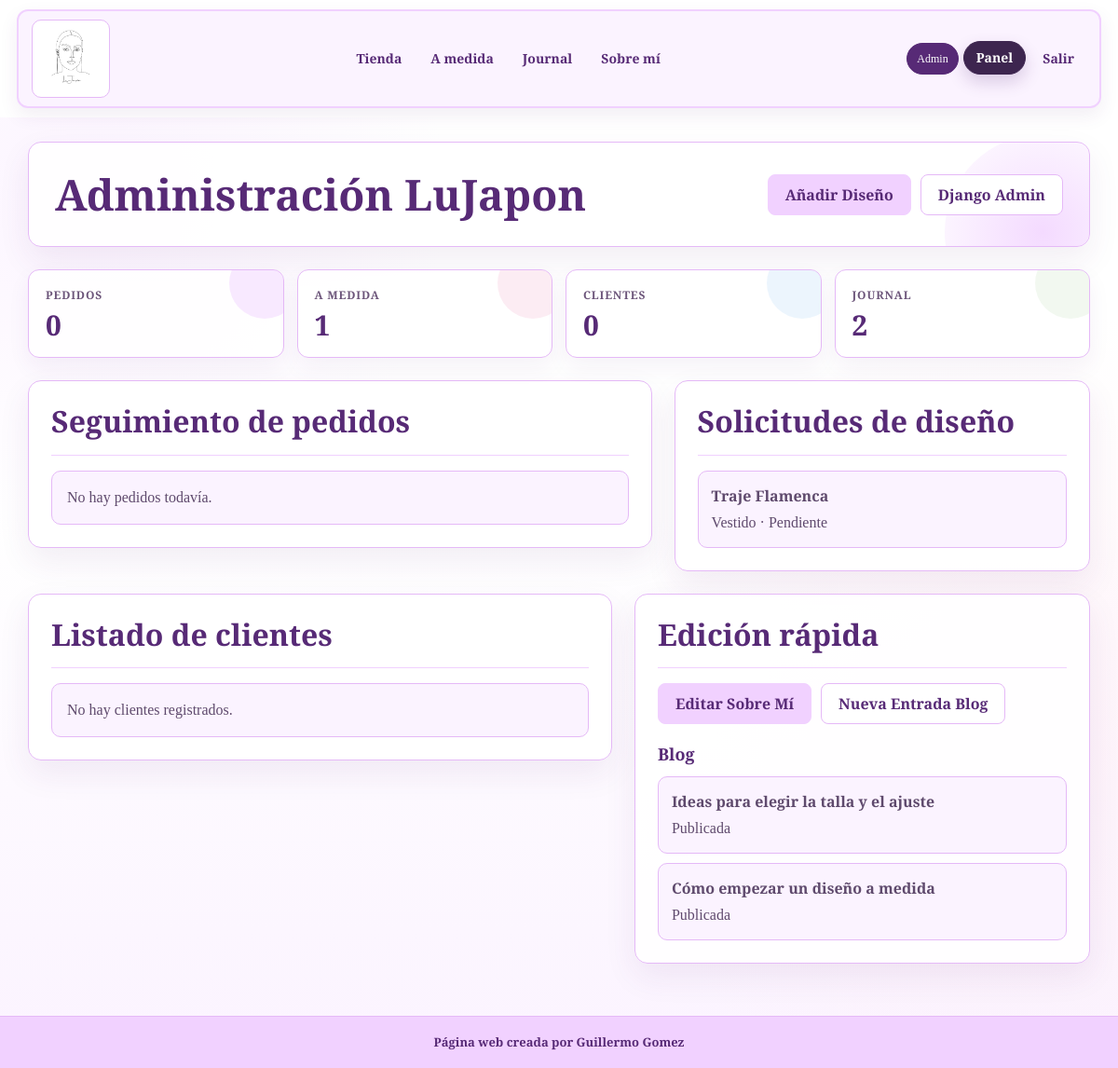
The page /dashboard/ (signed in) on the database its author committed.
### apps/sitio/models.py (models this page shows, shortened)
class Peticion(models.Model):
    ESTADOS = [
        ('pendiente', 'Pendiente'),
        ('respondida', 'Respondida'),
        ('cerrada', 'Cerrada'),
    ]
    TIPOS_PRENDA = [
        ('vestido', 'Vestido'),
        ('traje', 'Traje'),
        ('camiseta', 'Camiseta'),
        ('conjunto', 'Conjunto'),
        ('otro', 'Otro'),
    ]
    usuario = models.ForeignKey(settings.AUTH_USER_MODEL, verbose_name='usuario registrado', related_name='peticiones', on_delete=models.SET_NULL, null=True, blank=True)
    nombre_cliente = models.CharField('nombre del cliente', max_length=100, blank=True)
    telefono = models.CharField('teléfono', max_length=20, blank=True)
    asunto = models.TextField('idea principal', max_length=60)
    email = models.EmailField('correo electrónico')
    tipo_prenda = models.CharField('tipo de prenda', max_length=30, choices=TIPOS_PRENDA, default='vestido')
    talla_aproximada = models.CharField('talla aproximada', max_length=30, blank=True)
    presupuesto = models.DecimalField('presupuesto orientativo', max_digits=8, decimal_places=2, null=True, blank=True)
    fecha_evento = models.DateField('fecha del evento', null=True, blank=True)
    peticion = models.TextField('detalles del diseño', max_length=500)
    estado = models.CharField('estado', max_length=20, choices=ESTADOS, default='pendiente')
    fecha_creacion = models.DateTimeField('fecha de creación', default=timezone.now)
    class Meta:
        ordering = ['-fecha_creacion']
        verbose_name = 'solicitud a medida'
        verbose_name_plural = 'solicitudes a medida'

class EntradaBlog(models.Model):
    titulo = models.CharField('título', max_length=120)
    slug = models.SlugField('slug', max_length=140, unique=True, blank=True)
    entradilla = models.TextField('entradilla', max_length=300, blank=True)
    contenido = models.TextField('contenido', max_length=4000)
    imagen = models.ImageField('imagen', upload_to='blog/', blank=True, null=True)
    publicado = models.BooleanField('publicado', default=True)
    fecha_publicacion = models.DateTimeField('fecha de publicación', default=timezone.now)
    actualizado = models.DateTimeField('última actualización', auto_now=True)
    class Meta:
        ordering = ['-fecha_publicacion']
        verbose_name = 'Entrada de blog'
        verbose_name_plural = 'Entradas de blog'

### apps/panel/views.py (the view)
# urls.py: path('dashboard/', views.dashboard, name='dashboard'),
@staff_required
def dashboard(request):
    peticiones = Peticion.objects.select_related('usuario').order_by('-fecha_creacion')
    usuarios = User.objects.filter(is_staff=False).order_by('username')
    administradores = User.objects.filter(is_staff=True).order_by('username')
    pedidos = (
        Pedido.objects.select_related('usuario')
        .prefetch_related('lineas')
        .order_by('-fecha_creacion')
    )
    contenido_sobre_mi = SobreMiContenido.objects.order_by('-actualizado').first()
    try:
        entradas_blog = EntradaBlog.objects.all()[:5]
    except (OperationalError, ProgrammingError):
        entradas_blog = []
    return render(request, 'panel/dashboard.html', {
        'peticiones': peticiones,
        'usuarios': usuarios,
        'administradores': administradores,
        'pedidos': pedidos,
        'estados_pedido': Pedido.ESTADOS,
        'contenido_sobre_mi': contenido_sobre_mi,
        'entradas_blog': entradas_blog,
    })

### apps/panel/templates/panel/dashboard.html
{% extends "base.html" %}
{% load static %}
{% block contenido %}
<div class="container dashboard-page">
  <section class="dashboard-hero">
    <div>
      <h1 class="contenido">Administración LuJapon</h1>
    </div>
    <div class="dashboard-actions">
      <a href="{% url "crear" %}" class="contenido lu-btn lu-btn-primary">Añadir Diseño</a>
      <a href="/admin/" class="contenido lu-btn lu-btn-ghost">Django Admin</a>
    </div>
  </section>
  <section class="dashboard-stats" aria-label="Resumen de actividad">
    <article class="dashboard-stat stat-orders">
      <span>Pedidos</span>
      <strong>{{ pedidos|length }}</strong>
    </article>
    <article class="dashboard-stat stat-custom">
      <span>A medida</span>
      <strong>{{ peticiones|length }}</strong>
    </article>
    <article class="dashboard-stat stat-clients">
      <span>Clientes</span>
      <strong>{{ usuarios|length }}</strong>
    </article>
    <article class="dashboard-stat stat-content">
      <span>Journal</span>
      <strong>{{ entradas_blog|length }}</strong>
    </article>
  </section>
  <section class="dashboard-grid dashboard-grid-main">
    <article class="dashboard-panel">
      <div class="dashboard-panel-head">
        <div>
          <h2 class="contenido">Seguimiento de pedidos</h2>
        </div>
      </div>
      {% if pedidos %}
        <div class="dashboard-list">
          {% for pedido in pedidos %}
            <div class="dashboard-row pedido-row">
              <div>
                <a href="{% url 'pedido_detalle' pedido.pk %}" class="contenido dashboard-row-title">Pedido #{{ pedido.pk }} · {{ pedido.nombre_cliente }}</a>
                <p>{{ pedido.total }} € · {{ pedido.fecha_creacion|date:"d/m/Y" }} · Pago {{ pedido.get_estado_pago_display }}</p>
                <p class="dashboard-muted">
                  {% for linea in pedido.lineas.all %}
                    {{ linea.nombre_producto }}{% if not forloop.last %}, {% endif %}
                  {% endfor %}
                </p>
              </div>
              <form method="post" action="{% url 'actualizar_estado_pedido' pedido.pk %}" class="estado-form">
                {% csrf_token %}
                <select name="estado" class="form-control form-control-lg">
                  {% for valor, etiqueta in estados_pedido %}
                    <option value="{{ valor }}" {% if pedido.estado == valor %}selected{% endif %}>{{ etiqueta }}</option>
                  {% endfor %}
                </select>
                <button type="submit" class="contenido lu-btn lu-btn-small">Guardar</button>
              </form>
            </div>
          {% endfor %}
        </div>
      {% else %}
        <p class="dashboard-empty">No hay pedidos todavía.</p>
      {% endif %}
    </article>
    <article class="dashboard-panel">
      <div class="dashboard-panel-head">
        <div>
          <h2 class="contenido">Solicitudes de diseño</h2>
        </div>
      </div>
      {% if peticiones %}
        <div class="dashboard-list compact-list">
          {% for p in peticiones %}
            <a href="{% url 'peticionesDetalles' p.id %}" class="dashboard-row dashboard-link-row">
              <span class="contenido dashboard-row-title">{{ p.asunto }}</span>
              <span>{{ p.get_tipo_prenda_display }} · {{ p.get_estado_display }}</span>
            </a>
          {% endfor %}
        </div>
      {% else %}
        <p class="dashboard-empty">No hay solicitudes pendientes.</p>
      {% endif %}
    </article>
  </section>
  <section class="dashboard-grid">
    <article class="dashboard-panel">
      <div class="dashboard-panel-head">
        <div>
          <h2 class="contenido">Listado de clientes</h2>
        </div>
      </div>
      {% if usuarios %}
        <div class="dashboard-list compact-list">
          {% for u in usuarios %}
            <div class="dashboard-row">
              <span class="contenido dashboard-row-title">{{ u.username }}</span>
              <span>{% if u.email %}{{ u.email }}{% else %}Sin email registrado{% endif %}</span>
            </div>
          {% endfor %}
        </div>
      {% else %}
        <p class="dashboard-empty">No hay clientes registrados.</p>
      {% endif %}
    </article>
    <article class="dashboard-panel">
      <div class="dashboard-panel-head">
        <div>
          <h2 class="contenido">Edición rápida</h2>
        </div>
      </div>
      <div class="dashboard-content-actions">
        {% if contenido_sobre_mi %}
          <a href="/admin/base/sobremicontenido/{{ contenido_sobre_mi.pk }}/change/" class="contenido lu-btn lu-btn-primary">Editar Sobre Mí</a>
        {% else %}
          <a href="/admin/base/sobremicontenido/add/" class="contenido lu-btn lu-btn-primary">Crear Sobre Mí</a>
        {% endif %}
        <a href="/admin/base/entradablog/add/" class="contenido lu-btn lu-btn-ghost">Nueva Entrada Blog</a>
      </div>
      <div class="dashboard-blog">
        <h3 class="contenido">Blog</h3>
        {% if entradas_blog %}
          <div class="dashboard-list compact-list">
            {% for entrada in entradas_blog %}
              <a href="{% url 'blog_detalle' entrada.slug %}" class="dashboard-row dashboard-link-row">
                <span class="contenido dashboard-row-title">{{ entrada.titulo }}</span>
                <span>{% if entrada.publicado %}Publicada{% else %}Borrador{% endif %}</span>
              </a>
            {% endfor %}
          </div>
        {% else %}
          <p class="dashboard-empty">No hay entradas todavía.</p>
        {% endif %}
      </div>
    </article>
  </section>
</div>
<link rel="stylesheet" href="{% static 'css/pages/dashboard.css' %}" />
{% endblock %}

### static/css/base.css (style rules this page uses)
:root { --lu-primary: rgb(87, 42, 118); --lu-soft: #f1d1ff; --lu-soft-2: #fbf3ff; --lu-border: #e5b9f7; --lu-text: #3d254f; --lu-muted: #6a5875; --lu-surface: #fff; --lu-blush: #fff7fa; --lu-shadow: 0 18px 48px rgba(87, 42, 118, 0.1); --lu-shadow-soft: 0 10px 28px rgba(87, 42, 118, 0.07); --lu-radius: 14px; }
*, *::before, *::after { box-sizing: border-box; }
html { width: 100%; overflow-x: hidden; }
body { display: grid; min-height: 100vh; grid-template-rows: auto 1fr auto; color: var(--lu-text); background: radial-gradient(circle at 8% 18%, rgba(241, 209, 255, 0.24), transparent 24rem), radial-gradient(circle at 92% 68%, rgba(255, 225, 237, 0.32), transparent 28rem), linear-gradient(180deg, #fff 0%, #fff 48%, #fbf3ff 100%); font-family: "Merriweather", serif; font-weight: 400; overflow-x: hidden; }
main, section, article, aside, form, .container, .container-fluid { min-width: 0; }
a { color: var(--lu-primary); text-decoration: none; }
.contenido { font-family: "Merriweather", serif; font-weight: 900; font-style: normal; color: var(--lu-primary); }
.lu-btn, .btn-outline-custom { display: inline-flex; align-items: center; justify-content: center; min-height: 42px; padding: 9px 18px; border-radius: 10px; border: 1px solid var(--lu-soft); background: var(--lu-soft); color: var(--lu-primary); line-height: 1; transition: background-color .18s ease, border-color .18s ease, transform .18s ease, box-shadow .18s ease; text-align: center; white-space: normal; }
.lu-btn-ghost { background: #fff; border-color: var(--lu-border); }

### rows shown on the page
Peticion: asunto "Traje Flamenca", tipo_prenda "Vestido", estado "Pendiente"
EntradaBlog: titulo "Ideas para elegir la talla y el ajuste", publicado "Publicada"
EntradaBlog: titulo "Cómo empezar un diseño a medida", publicado "Publicada"

### other values the page prints
{{ pedidos|length }} "0"
{{ peticiones|length }} "1"
{{ usuarios|length }} "0"
{{ entradas_blog|length }} "2"
